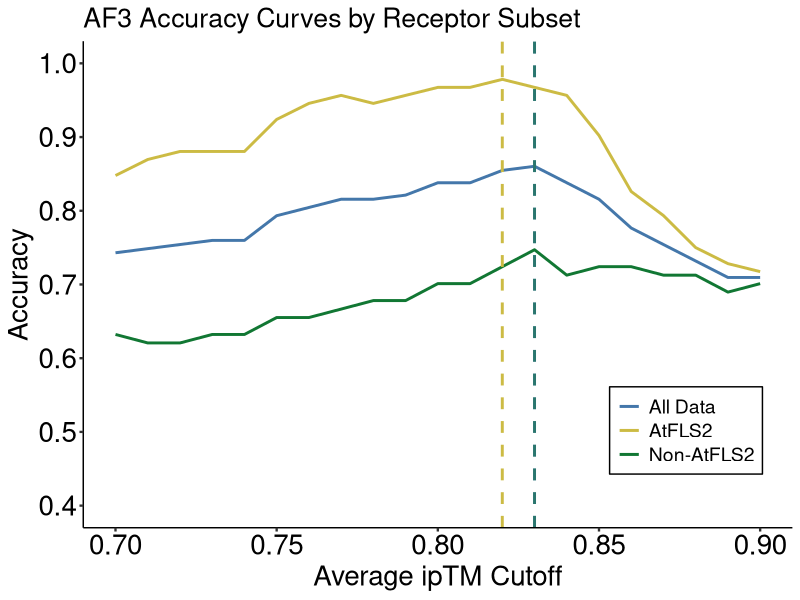
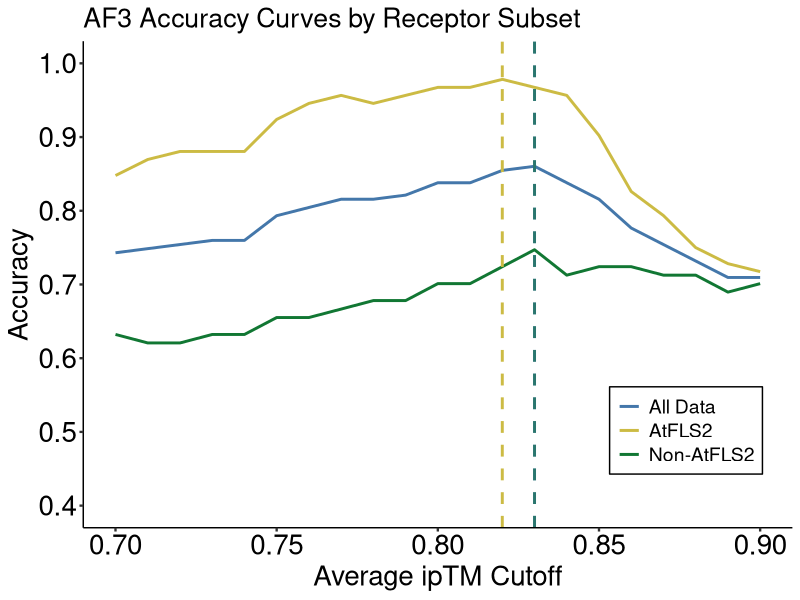

Here is the R script that generated these plots, in order: (Note: this script raises an error after producing the figures.)
## ---- chunk 1
knitr::opts_chunk$set(echo = TRUE)
## ---- chunk 2
library(ggplot2)
library(dplyr)
library(tidyr)

setwd("~/R/FLS2_engineering/R_ploting/script/")

# Define your customized ggplot theme
my_ggplot_theme <- theme_classic() +
  theme(text = element_text(size = 16),
        axis.title.x = element_text(size = 20, color = "black"),
        axis.title.y = element_text(size = 20, color = "black"),
        axis.text.x = element_text(size = 20, color = "black"),
        axis.text.y = element_text(size = 20, color = "black"),
        axis.ticks = element_line(size = 0.8),
        legend.position = c(0.85, 0.2), # Adjust position to bottom right above x-axis
        legend.background = element_rect(fill = "white", color = "black"),
        legend.title = element_blank(), # Remove the legend title for a cleaner look
        legend.text = element_text(size = 14))

# Read and prepare the data
data <- read.csv("../input/af3/ipTM_ploting.csv")

# Define the range of cutoffs
cutoffs <- seq(0.7, 0.9, by = 0.01)

# Function to calculate accuracy for a given subset of data
calculate_accuracy <- function(data_subset) {
  expanded_data <- data_subset %>% 
    crossing(Cutoff = cutoffs) %>% 
    mutate(
      Cutoff = as.numeric(Cutoff),
      Accurate = ifelse(Average_ipTM >= Cutoff & Known_outcome == "Perception" |
                        Average_ipTM < Cutoff & Known_outcome == "No perception", 1, 0)
    ) %>% 
    group_by(Cutoff) %>% 
    summarise(
      Accuracy = mean(Accurate),
      .groups = 'drop'
    )
  return(expanded_data)
}

# Calculate accuracy for all data, only AtFLS2, and non-AtFLS2
accuracy_all <- calculate_accuracy(data)
accuracy_AtFLS2 <- calculate_accuracy(data[data$receptor == "AtFLS2", ])
accuracy_non_AtFLS2 <- calculate_accuracy(data[data$receptor != "AtFLS2", ])

# Find the optimal cutoff where accuracy is maximum for each group
optimal_cutoff_all <- accuracy_all$Cutoff[which.max(accuracy_all$Accuracy)]
max_accuracy_all <- max(accuracy_all$Accuracy)

optimal_cutoff_AtFLS2 <- accuracy_AtFLS2$Cutoff[which.max(accuracy_AtFLS2$Accuracy)]
max_accuracy_AtFLS2 <- max(accuracy_AtFLS2$Accuracy)

optimal_cutoff_non_AtFLS2 <- accuracy_non_AtFLS2$Cutoff[which.max(accuracy_non_AtFLS2$Accuracy)]
max_accuracy_non_AtFLS2 <- max(accuracy_non_AtFLS2$Accuracy)

# Output results
cat("All Data - Optimal ipTM Cutoff:", optimal_cutoff_all, "\n")
cat("All Data - Highest Accuracy:", max_accuracy_all * 100, "%\n")
cat("AtFLS2 - Optimal ipTM Cutoff:", optimal_cutoff_AtFLS2, "\n")
cat("AtFLS2 - Highest Accuracy:", max_accuracy_AtFLS2 * 100, "%\n")
cat("Non-AtFLS2 - Optimal ipTM Cutoff:", optimal_cutoff_non_AtFLS2, "\n")
cat("Non-AtFLS2 - Highest Accuracy:", max_accuracy_non_AtFLS2 * 100, "%\n")

# Plotting
ggplot() +
  geom_line(data = accuracy_all, aes(x = Cutoff, y = Accuracy, color = "All Data"), size = 1) +
  geom_line(data = accuracy_AtFLS2, aes(x = Cutoff, y = Accuracy, color = "AtFLS2"), size = 1) +
  geom_line(data = accuracy_non_AtFLS2, aes(x = Cutoff, y = Accuracy, color = "Non-AtFLS2"), size = 1) +
  geom_vline(xintercept = optimal_cutoff_all, linetype = "dashed", color = "#4477aa", size = 1) +
  geom_vline(xintercept = optimal_cutoff_AtFLS2, linetype = "dashed", color = "#ccbb44", size = 1) +
  geom_vline(xintercept = optimal_cutoff_non_AtFLS2, linetype = "dashed", color = "#117733", size = 1, alpha = 0.5) +
  scale_color_manual(values = c("All Data" = "#4477aa",
                                "AtFLS2" = "#ccbb44",
                                "Non-AtFLS2" = "#117733")) +
  scale_y_continuous(limits = c(0.4, 1), breaks = seq(0, 1, by = 0.1)) +
  labs(x = "Average ipTM Cutoff", y = "Accuracy", title = "AF3 Accuracy Curves by Receptor Subset") +
  my_ggplot_theme

# Save the plot
ggsave("../output/af3/AF3_accuracy_by_receptor.pdf", dpi = 300, width = 7, height = 6)


## ---- chunk 3
library(ggplot2)
library(dplyr)
library(tidyr)

# Load and prepare the data
data <- read.csv("../input/af3/ipTM_ploting.csv") %>%
  filter(flg22_variants != "csp22")  # Remove csp22 right after loading the data

data_processed <- data %>%
  mutate(
    Accuracy = ifelse((Average_ipTM >= 0.83 & Known_outcome == "Perception") | 
                      (Average_ipTM < 0.83 & Known_outcome == "No perception"), 1, 0),
    Type_1_Error = ifelse(Average_ipTM >= 0.83 & Known_outcome == "No perception", 1, 0),
    Type_2_Error = ifelse(Average_ipTM < 0.83 & Known_outcome == "Perception", 1, 0)
  ) %>%
  group_by(flg22_variants) %>%
  summarise(
    Accuracy_Percentage = mean(Accuracy) * 100,
    Type_1_Error_Percentage = mean(Type_1_Error) * 100,
    Type_2_Error_Percentage = mean(Type_2_Error) * 100,
    .groups = 'drop'
  )

# Correctly pivot the data
data_long <- data_processed %>%
  pivot_longer(
    cols = c("Accuracy_Percentage", "Type_1_Error_Percentage", "Type_2_Error_Percentage"),
    names_to = "Metric",
    values_to = "Percentage"
  ) %>%
  mutate(Metric = gsub("_Percentage$", "", Metric))

# Set the order of flg22 variants as in the similarity matrix
variant_order <- c("Paeflg22", "Atuflg22", "Rrhflg22","Rso_1flg22", "Rso_2flg22","Ddaflg22", "Eamflg22", "Pviflg22", "Xfrflg22", "Xorflg22")
data_long$flg22_variants <- factor(data_long$flg22_variants, levels = rev(variant_order))
data_long$Metric <- factor(data_long$Metric, levels = c("Type_1_Error", "Type_2_Error", "Accuracy"))

# Prepare similarity data
similarity_data <- data.frame(
  flg22_variants = variant_order,
  sim = c(100, 50, 36.4, 59.1, 68.2, 63.6, 63.6, 31.8, 59.1, 59.1)
)
similarity_data$flg22_variants <- factor(similarity_data$flg22_variants, levels = variant_order)

my_ggplot_theme <- theme_classic() +
  theme(text = element_text(size = 16),
        axis.title.x = element_text(size = 14, color = "black"),
        axis.title.y = element_text(size = 14, color = "black"),
        axis.text.x = element_text(size = 14, color = "black"),
        axis.text.y = element_text(size = 14, color = "black"),
        axis.ticks = element_line(size = 0.8))
# Plot
stacked_plot <- ggplot(data_long, aes(x = flg22_variants, y = Percentage, fill = Metric)) +
  geom_bar(stat = "identity", position = "stack") +
  coord_flip() +  # This flips the plot to vertical orientation
  scale_fill_manual(values = c("Accuracy" = "#4477aa", "Type_1_Error" = "#ee6677", "Type_2_Error" = "#ccbb44")) +
  labs(title = "Metric at ipTM Cutoff 0.83",
       x = "flg22 Variants", y = "Percentage") +
  my_ggplot_theme +
  scale_y_continuous(expand = c(0, 0), limits = c(0, 105)) +
  scale_x_discrete(expand = c(0, 0)) +
  theme(axis.text.x = element_text(angle = 45, hjust = 1),
        legend.position = "bottom",  # Moves legend to the bottom
        legend.title = element_blank(),  # Optionally remove the legend title
        legend.box = "horizontal",  # Horizontal layout for the legend items
        legend.box.background = element_rect(color="black", size=0.5),  # Adds a box around the legend with a border
        legend.text = element_text(size = 8),  # Adjust text size for better fit
        legend.key.size = unit(0.3, "cm"))  # Adjusts the size of the legend keys

# Add similarity data as a line plot over the bars
final_plot <- stacked_plot +
  geom_line(data = similarity_data, aes(x = flg22_variants, y = sim, group = 1), 
            color = "black", size = 1.2, inherit.aes = FALSE, alpha = 0.7) +
  geom_point(data = similarity_data, aes(x = flg22_variants, y = sim), 
             color = "black", size = 4, inherit.aes = FALSE, 
             shape = 21, fill = "grey", stroke = 1)  # Increased size and added border

# Display the combined plot
print(final_plot)

# Optionally, save the plot
ggsave("../output/af3/combined_metrics_similarity_plot.pdf", final_plot, width = 4.2, height = 6)
## ---- chunk 4
library(ggplot2)
library(dplyr)

# Load the data
data <- read.csv("../input/af3/ipTM_ploting.csv")

my_ggplot_theme <- theme_classic() +
  theme(text = element_text(size = 16),
        axis.title.x = element_text(size = 14, color = "black"),
        axis.title.y = element_text(size = 14, color = "black"),
        axis.text.x = element_text(size = 14, color = "black"),
        axis.text.y = element_text(size = 14, color = "black"),
        axis.ticks = element_line(size = 0.8))

# Define the cutoff
cutoff <- 0.83

# Calculate accuracy based on the cutoff
data <- data %>%
  mutate(
    Accurate = ifelse((Average_ipTM >= cutoff & Known_outcome == "Perception") | 
                      (Average_ipTM < cutoff & Known_outcome == "No perception"), 1, 0)
  )

# Group by Known_outcome and calculate accuracy percentage
accuracy_data <- data %>%
  group_by(Known_outcome) %>%
  summarise(
    Accuracy_Percentage = mean(Accurate) * 100,
    .groups = 'drop'
  )

# Plotting the bar graph
plot <- ggplot(accuracy_data, aes(x = Known_outcome, y = Accuracy_Percentage, fill = Known_outcome)) +
  geom_bar(stat = "identity", alpha = 0.7) +
  labs(title = "Accuracy Rate by Experimental Result at ipTM Cutoff = 0.83",
       x = "Experimental Result",
       y = "Accuracy Percentage (%)") +
  my_ggplot_theme +
  theme(legend.position = "none")+
  ylim(0, 100)+
  scale_fill_manual(values = c("#ccbb44", "#4477aa"))  # Color aesthetic based on the experimental result

ggsave("../output/af3/accuracy_on_experimental_data.pdf", plot, width = 4, height = 5)
## ---- chunk 5
# Load necessary libraries
library(ggplot2)
library(pROC)
library(readr)  # Use read_csv from readr

# Read the data from the CSV file
data <- read_csv("../input/af3/ipTM_ploting.csv")  # Ensure the correct path and file extension

# Ensure the experimental results are properly formatted
data$Known_outcome <- as.factor(data$Known_outcome)

# Subset data for the three groups
data_all <- data
data_AtFLS2 <- data[data$receptor == "AtFLS2", ]
data_no_AtFLS2 <- data[data$receptor != "AtFLS2", ]

# Calculate ROC curves for each subset
roc_all <- roc(response = data_all$Known_outcome, predictor = data_all$Average_ipTM)
roc_AtFLS2 <- roc(response = data_AtFLS2$Known_outcome, predictor = data_AtFLS2$Average_ipTM)
roc_no_AtFLS2 <- roc(response = data_no_AtFLS2$Known_outcome, predictor = data_no_AtFLS2$Average_ipTM)

# Extract AUC values
auc_all <- auc(roc_all)
auc_AtFLS2 <- auc(roc_AtFLS2)
auc_no_AtFLS2 <- auc(roc_no_AtFLS2)

# Extract coordinates for the ROC curves
coords_all <- coords(roc_all, "all", ret = c("threshold", "sensitivity", "specificity", "accuracy"))
coords_AtFLS2 <- coords(roc_AtFLS2, "all", ret = c("threshold", "sensitivity", "specificity", "accuracy"))
coords_no_AtFLS2 <- coords(roc_no_AtFLS2, "all", ret = c("threshold", "sensitivity", "specificity", "accuracy"))

# Convert to data frames for ggplot
coords_all_df <- as.data.frame(coords_all)
coords_AtFLS2_df <- as.data.frame(coords_AtFLS2)
coords_no_AtFLS2_df <- as.data.frame(coords_no_AtFLS2)

my_ggplot_theme <- theme_classic() +
  theme(text = element_text(size = 16),
        axis.title.x = element_text(size = 20, color = "black"),
        axis.title.y = element_text(size = 20, color = "black"),
        axis.text.x = element_text(size = 20, color = "black"),
        axis.text.y = element_text(size = 20, color = "black"),
        axis.ticks = element_line(size = 0.8))

# Plot the ROC curves using ggplot2
roc_plot <- ggplot() +
  geom_line(data = coords_all_df, aes(x = 1 - specificity, y = sensitivity), color = "#4477aa", size = 1.2) +
  geom_line(data = coords_AtFLS2_df, aes(x = 1 - specificity, y = sensitivity), color = "#ccbb44", size = 1.2) +
  geom_line(data = coords_no_AtFLS2_df, aes(x = 1 - specificity, y = sensitivity), color = "#117733", size = 1.2) +
  geom_line(data = data.frame(x = c(0, 1), y = c(0, 1)), aes(x, y), linetype = "dashed", color = "navy") +
  annotate("text", x = 0.95, y = 0.05, label = sprintf("AUC (Non-AtFLS2): %.2f", auc_no_AtFLS2), color = "#117733", hjust = 1, vjust = 0, size = 7) +
  annotate("text", x = 0.95, y = 0.19, label = sprintf("AUC (AtFLS2): %.2f", auc_AtFLS2), color = "#ccbb44", hjust = 1, vjust = 0, size = 7) +
  annotate("text", x = 0.95, y = 0.12, label = sprintf("AUC (All): %.2f", auc_all), color = "#4477aa", hjust = 1, vjust = 0, size = 7) +
  scale_x_continuous(expand = c(0, 0), limits = c(0, 1), breaks = c(0, 0.25, 0.5, 0.75, 1), labels = c("0", "0.25", "0.5", "0.75", "1")) +
  scale_y_continuous(expand = c(0, 0), limits = c(0, 1), breaks = c(0, 0.25, 0.5, 0.75, 1), labels = c("0", "0.25", "0.5", "0.75", "1")) +
  labs(title = "ROC Curves for Different Receptor Subsets", 
       x = "False Positive Rate", y = "True Positive Rate") +
  my_ggplot_theme

# Print the plot
print(roc_plot)

# Save the plot
ggsave("../output/af3/ROC_multiple_curves.pdf", plot = roc_plot, width = 6.5, height = 6, dpi = 300)


## ---- chunk 6
# Load necessary libraries
library(ggplot2)
library(readr)
library(dplyr)

# Load the data from a CSV file
data <- read_csv("../input/af3/ipTM_ploting.csv")  # Replace with the correct file path

# Calculate the categories based on your conditions:
# Accurate: (ipTM >= 0.83 and Experimental Result = Perception) or (ipTM < 0.83 and Experimental Result = No perception)
# Type 1 Error: (ipTM >= 0.83 and Experimental Result = No perception)
# Type 2 Error: (ipTM < 0.83 and Experimental Result = Perception)
data <- data %>%
  mutate(Category = case_when(
    (Average_ipTM >= 0.83 & Known_outcome == "Perception") | (Average_ipTM < 0.83 & Known_outcome == "No perception") ~ "Accurate",
    Average_ipTM >= 0.83 & Known_outcome == "No perception" ~ "Type 1 Error",
    Average_ipTM < 0.83 & Known_outcome == "Perception" ~ "Type 2 Error",
    TRUE ~ "Uncategorized"  # Handling any data that does not fit the above categories
  ))

# Define a custom theme
my_ggplot_theme <- theme_classic() +
  theme(text = element_text(size = 16),
        axis.title.x = element_text(size = 20, color = "black"),
        axis.title.y = element_text(size = 20, color = "black"),
        axis.text.x = element_text(size = 20, color = "black"),
        axis.text.y = element_text(size = 20, color = "black"),
        axis.ticks = element_line(size = 0.8))

# Adding jitter to the pTM values within ggplot using geom_jitter
ggplot(data, aes(x=Average_pTM, y=Average_ipTM, fill=Category)) +
  geom_jitter(width=0.004, height=0, alpha=0.8, size=3, shape=21, stroke=0.5, color="white") +  # Adding jitter only horizontally with white outline
  scale_fill_manual(values=c("Accurate"="#4477aa", "Type 1 Error"="#ee6677", "Type 2 Error"="#ccbb44")) +
  labs(x="pTM", y="ipTM", title="Scatter Plot of pTM vs. ipTM") +
  xlim(0.82, 0.92) + ylim(0.3, 1)+
  my_ggplot_theme
  

# Display the plot
print(ggplot)
ggsave("../output/af3/scatter.pdf", width = 7, height = 6, dpi = 300)

## ---- chunk 7
# Load necessary libraries
library(ggplot2)
library(dplyr)
library(readr)  # For reading the CSV file

# Read the data from a CSV file
data <- read_csv("../input/af3/ipTM_ploting.csv")

# Assuming the data has columns 'Known_outcome' and 'Average_ipTM'
data <- data %>%
  mutate(Known_outcome = factor(Known_outcome))

# Assess normality using Shapiro-Wilk test
shapiro_results <- data %>%
  group_by(Known_outcome) %>%
  summarise(shapiro_p_value = shapiro.test(Average_ipTM)$p.value)

print("Shapiro-Wilk Test for Normality:")
print(shapiro_results)

# If p-value < 0.05, data is not normally distributed
if(any(shapiro_results$shapiro_p_value < 0.05)) {
  test_method <- "wilcox.test"
  test_name <- "Wilcoxon rank-sum test"
  # Perform Wilcoxon rank-sum test
  wilcox_test <- wilcox.test(Average_ipTM ~ Known_outcome, data = data)
  p_value <- wilcox_test$p.value
} else {
  test_method <- "t.test"
  test_name <- "t-test"
  # Perform t-test
  t_test <- t.test(Average_ipTM ~ Known_outcome, data = data)
  p_value <- t_test$p.value
}

# Print the selected test method and p-value
print(paste("Selected test:", test_name))
print(paste("P-value:", p_value))

# Creating the raincloud plot without p-value display
ggplot(data, aes(x = Known_outcome, y = Average_ipTM, fill = Known_outcome)) +
  geom_violin(trim = FALSE, alpha = 0.5, color = NA, show.legend = FALSE) +  # Density plot
  geom_boxplot(width = 0.03, outlier.shape = NA, alpha = 0.5, show.legend = FALSE) +  # Boxplot inside the violin
  geom_jitter(size = 1, alpha = 0.8, color = "black", width = 0.1, show.legend = FALSE) +  # Points with jitter
   annotate("text", x = 1.5, y = max(data$Average_ipTM) + 0.1, 
           label = expression(italic(p) < "0.0001"), size = 7, hjust = 0.5) +  # Add italic p-value text above violins
  scale_fill_manual(values = c("#ccbb44", "#4477aa")) +  # Custom colors for each experimental result
  labs(title = "Raincloud Plot of Average ipTM by Experimental Result",
       x = "Experimental Result",
       y = "Average ipTM") +
  my_ggplot_theme

# Optionally, you can save the plot to a file
ggsave("../output/af3/raincloud.pdf", width = 6.5, height = 6, dpi = 300)

## ---- chunk 8
# Load necessary libraries
library(ggplot2)
library(dplyr)
library(readr)  # Ensure read_csv is available

# Read the data
data <- read_csv("../input/af3/ipTM_ploting.csv")

# Apply cutoff to 'Average_ipTM' to get predictions
data$Predicted_Result <- ifelse(data$Average_ipTM >= 0.83, "Perception", "No Perception")

# Adjust experimental result for consistent labeling
data$Known_outcome <- ifelse(data$Known_outcome == "Perception", "Perception", "No Perception")

# Calculate the confusion matrix
table_data <- table(Actual = data$Known_outcome, Predicted = data$Predicted_Result)

# Normalize the confusion matrix by actual outcomes
table_data_normalized <- prop.table(table_data, 1)

# Convert the matrix to a dataframe for ggplot, including actual counts
df_cm <- as.data.frame(table_data)
names(df_cm) <- c("Actual", "Predicted", "Count")
df_cm$Freq <- as.vector(table_data_normalized)

# Plotting
ggplot(data = df_cm, aes(x = Predicted, y = Actual, fill = Freq)) +
  geom_tile(color = "white") +
  geom_text(aes(label = sprintf("%.2f\n(%d)", Freq, Count), color = ifelse(Freq > 0.7, "white", "black")),
            vjust = 0.5, hjust = 0.5, size = 7) +  # Center text and increase size
  scale_fill_gradient(low = "#f7fbff", high = "#08306b") +  # Using a blue gradient from light to dark
  scale_color_identity() +  # Allow direct color specification in geom_text
  labs(title = "Normalized Confusion Matrix for ipTM Predictions", x = "Predicted Label", y = "Actual Label") +
  theme_void() +
  theme(text = element_text(size = 14),
        axis.title.x = element_text(size = 18, color = "black"),
        axis.title.y = element_text(size = 18, color = "black", angle = 90),
        axis.text.x = element_text(size = 18, color = "black"),
        axis.text.y = element_text(size = 18, color = "black"),
#        axis.ticks = element_line(size = 0.8),
        legend.position = "none")

# Save the plot
ggsave("../output/af3/confusion_matrix.pdf", width = 7, height = 6, dpi = 300)
